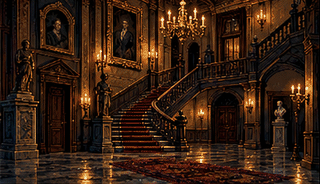
#> input picture house-below/src/VGA/RM02.BMP, 320 x 184 px; the run also reads 1 picture not shown here
$ python build_vga_opening.py
#> lines starting #> are read from the running program, lines starting #| are printed output that depends on the picture; pictures that were not available may be replaced by others from this repository, and a replacement may not be noted
"""Export generated opening backgrounds and approved coachman cutouts to DOS assets.

Creative artwork and alpha extraction are from built-in image_gen. This step
only crops the sprite sheet, sizes assets and maps them to the existing palette.
"""
from pathlib import Path
from PIL import Image, ImageEnhance
from vga_common import PORTRAIT_CROP, SCENE, placed, squash, to_indexed

ROOT = Path(__file__).resolve().parents[1]
PAL = Image.open(ROOT / 'VGA/RM02.BMP').getpalette()
#> PAL = 768 values, max 243 at index 0, min 1 at index 683, mean 40.17
SWATCH = Image.new('P', (1, 1)); SWATCH.putpalette(PAL)
replacement = min((i for i in range(256) if i != 227),
                  key=lambda i: sum((PAL[i*3+j]-PAL[227*3+j])**2 for j in range(3)))
#> replacement = 225


def cutout(cell, size, brightness=1.08, bounds=None, crop=0):
    bounds = bounds or cell.getchannel('A').point(lambda a: 255 if a >= 128 else 0).getbbox()
    assert bounds, 'Empty cutout'
    cell = cell.crop(bounds)
    cell.thumbnail((size[0]-4, size[1]-2), Image.Resampling.LANCZOS)
    rgb = ImageEnhance.Brightness(cell.convert('RGB')).enhance(brightness)
    full = placed(rgb, cell.getchannel('A'), size, ((size[0]-cell.width)//2, size[1]-cell.height))
    return to_indexed(squash(full, crop), PAL)


for source, target in [('car-interior.png', 'CAR.BMP'), ('exterior-car.png', 'RM01.BMP')]:
    master = Image.open(ROOT / 'ART/opening' / source).convert('RGB')
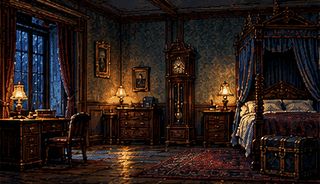
#> input picture house-below/src/VGA/RM03.BMP, 320 x 184 px, given in place of car-interior.png, which was not available
#> master is the input picture: PIL image 320x184 RGB; mean R, G, B 41.4, 28.5, 23.2
    master.resize(SCENE, Image.Resampling.LANCZOS).quantize(
        palette=SWATCH, dither=Image.Dither.FLOYDSTEINBERG).save(ROOT / 'VGA' / target)
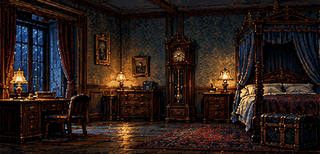
#> saved as CAR.BMP: PIL image 320x154 P; mean R, G, B 41.2, 28.4, 23

master = Image.open(ROOT / 'ART/coachman/coachman-cutouts.png').convert('RGBA')
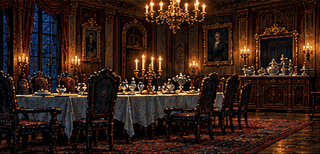
#> master: PIL image 320x154 RGBA; mean R, G, B, A 51.1, 30.2, 19.9, 255
#> (the run stopped early here; a loop or call above may not have finished)
